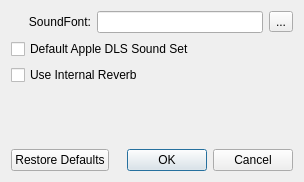
<?xml version="1.0" encoding="UTF-8"?>
<ui version="4.0">
 <comment>
     MIDI Virtual Piano Keyboard
     Copyright (C) 2008-2016, Pedro Lopez-Cabanillas

     This program is free software; you can redistribute it and/or modify
     it under the terms of the GNU General Public License as published by
     the Free Software Foundation; either version 3 of the License, or
     (at your option) any later version.

     This program is distributed in the hope that it will be useful,
     but WITHOUT ANY WARRANTY; without even the implied warranty of
     MERCHANTABILITY or FITNESS FOR A PARTICULAR PURPOSE.  See the
     GNU General Public License for more details.

     You should have received a copy of the GNU General Public License along
     with this program; If not, see http://www.gnu.org/licenses/
 </comment>
 <class>MacSynthSettingsDialog</class>
 <widget class="QDialog" name="MacSynthSettingsDialog">
  <property name="geometry">
   <rect>
    <x>0</x>
    <y>0</y>
    <width>304</width>
    <height>182</height>
   </rect>
  </property>
  <layout class="QGridLayout" name="gridLayout">
   <item row="0" column="0">
    <widget class="QLabel" name="label_3">
     <property name="text">
      <string>SoundFont:</string>
     </property>
     <property name="alignment">
      <set>Qt::AlignRight|Qt::AlignTrailing|Qt::AlignVCenter</set>
     </property>
     <property name="buddy">
      <cstring>soundfont_dls</cstring>
     </property>
    </widget>
   </item>
   <item row="0" column="1" colspan="2">
    <widget class="QLineEdit" name="soundfont_dls">
     <property name="enabled">
      <bool>true</bool>
     </property>
     <property name="sizePolicy">
      <sizepolicy hsizetype="Expanding" vsizetype="Preferred">
       <horstretch>0</horstretch>
       <verstretch>0</verstretch>
      </sizepolicy>
     </property>
    </widget>
   </item>
   <item row="0" column="3">
    <widget class="QToolButton" name="btn_soundfont">
     <property name="text">
      <string>...</string>
     </property>
    </widget>
   </item>
   <item row="3" column="2">
    <spacer name="verticalSpacer">
     <property name="orientation">
      <enum>Qt::Vertical</enum>
     </property>
     <property name="sizeHint" stdset="0">
      <size>
       <width>20</width>
       <height>256</height>
      </size>
     </property>
    </spacer>
   </item>
   <item row="2" column="0" colspan="4">
    <widget class="QCheckBox" name="reverb_dls">
     <property name="text">
      <string>Use Internal Reverb</string>
     </property>
    </widget>
   </item>
   <item row="1" column="0" colspan="4">
    <widget class="QCheckBox" name="default_dls">
     <property name="text">
      <string>Default Apple DLS Sound Set</string>
     </property>
    </widget>
   </item>
   <item row="4" column="0" colspan="4">
    <widget class="QDialogButtonBox" name="buttonBox">
     <property name="orientation">
      <enum>Qt::Horizontal</enum>
     </property>
     <property name="standardButtons">
      <set>QDialogButtonBox::Cancel|QDialogButtonBox::Ok|QDialogButtonBox::RestoreDefaults</set>
     </property>
    </widget>
   </item>
  </layout>
 </widget>
 <tabstops>
  <tabstop>soundfont_dls</tabstop>
  <tabstop>btn_soundfont</tabstop>
  <tabstop>default_dls</tabstop>
  <tabstop>reverb_dls</tabstop>
 </tabstops>
 <resources/>
 <connections>
  <connection>
   <sender>default_dls</sender>
   <signal>toggled(bool)</signal>
   <receiver>soundfont_dls</receiver>
   <slot>setDisabled(bool)</slot>
   <hints>
    <hint type="sourcelabel">
     <x>136</x>
     <y>58</y>
    </hint>
    <hint type="destinationlabel">
     <x>260</x>
     <y>31</y>
    </hint>
   </hints>
  </connection>
  <connection>
   <sender>default_dls</sender>
   <signal>toggled(bool)</signal>
   <receiver>btn_soundfont</receiver>
   <slot>setDisabled(bool)</slot>
   <hints>
    <hint type="sourcelabel">
     <x>294</x>
     <y>58</y>
    </hint>
    <hint type="destinationlabel">
     <x>294</x>
     <y>30</y>
    </hint>
   </hints>
  </connection>
  <connection>
   <sender>default_dls</sender>
   <signal>toggled(bool)</signal>
   <receiver>label_3</receiver>
   <slot>setDisabled(bool)</slot>
   <hints>
    <hint type="sourcelabel">
     <x>96</x>
     <y>58</y>
    </hint>
    <hint type="destinationlabel">
     <x>66</x>
     <y>31</y>
    </hint>
   </hints>
  </connection>
  <connection>
   <sender>buttonBox</sender>
   <signal>accepted()</signal>
   <receiver>MacSynthSettingsDialog</receiver>
   <slot>accept()</slot>
   <hints>
    <hint type="sourcelabel">
     <x>170</x>
     <y>158</y>
    </hint>
    <hint type="destinationlabel">
     <x>192</x>
     <y>184</y>
    </hint>
   </hints>
  </connection>
  <connection>
   <sender>buttonBox</sender>
   <signal>rejected()</signal>
   <receiver>MacSynthSettingsDialog</receiver>
   <slot>reject()</slot>
   <hints>
    <hint type="sourcelabel">
     <x>259</x>
     <y>155</y>
    </hint>
    <hint type="destinationlabel">
     <x>281</x>
     <y>179</y>
    </hint>
   </hints>
  </connection>
 </connections>
</ui>
